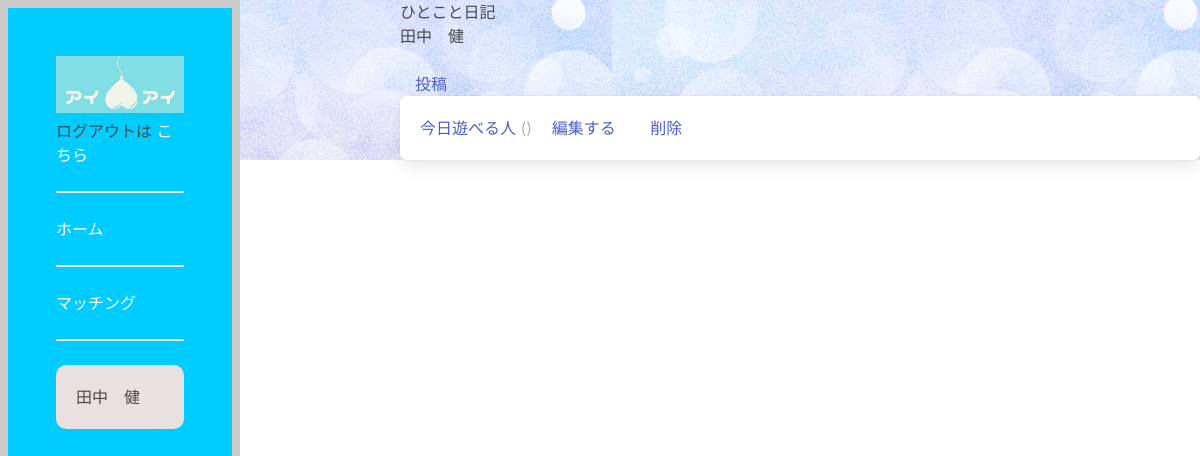
/UserView/27 (signed in), run on an earlier commit of the app's database.
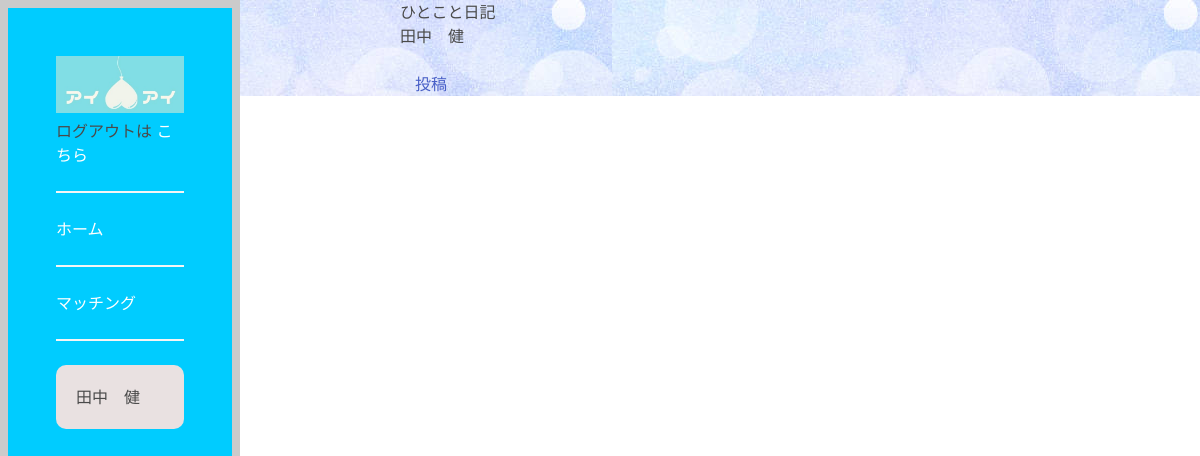
And on a later commit of the database.
### dwitter/models.py (models this page shows, shortened)
class Dweet(models.Model):
    user = models.ForeignKey(
        User, related_name="dweets", on_delete=models.DO_NOTHING
    )
    body = models.CharField(max_length=140)
    created = models.DateTimeField(auto_now_add=True)

### dwitter/views.py (the view)
# urls.py: path("UserView/<int:pk>", views.UserView.as_view(), name="UserView"),
class UserView(LoginRequiredMixin, DetailView):
    template_name = 'dwitter/message.html'
    model = Profile

### dwitter/templates/dwitter/message.html (shortened to what this page needs)
{% extends 'base.html' %}
{% block content %}
<p>ひとこと日記</p>
<p>{{profile.user.account.last_name}}　{{profile.user.account.first_name}}</p>
<p>{{profile.last_name}}　{{account.first_name}}</p>
{% if user.is_authenticated %}
{% if user.account.id == profile.user.account.id %}
<a href="{% url 'create' object.pk %}" class="btn btn-primary">投稿</a>
{% endif %}
{% endif %}
{% for dweet in profile.user.dweets.all %}
<a href="{% url 'comment' dweet.pk %}">
<div class="box">
    {{ dweet.body }}
    <span class="is-small has-text-grey-light">
        ({{ dweet.created_at }})
    </span>
    {% if user.is_authenticated %}
{% if user.account.id == profile.user.account.id %}
<a href="{% url 'update' dweet.pk %}" class="btn btn-primary">編集する</a>
<a href="{% url 'delete' dweet.id %}" class="btn btn-primary">削除</a>
{% endif %}
{% endif %}
</div>
</a>
{% endfor %}
{% endblock content %}

What changed in the data, as far as the page shows it:
removed Dweet: body "今日遊べる人"
